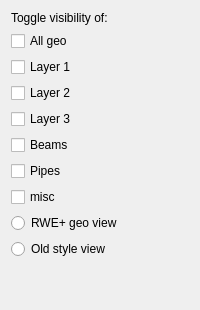
       <widget class="QWidget" name="VGeo">
        <attribute name="title">
         <string>Geo</string>
        </attribute>
        <layout class="QGridLayout" name="gridLayout_3">
         <item row="5" column="0">
          <widget class="QCheckBox" name="VGeoBeams">
           <property name="text">
            <string>Beams</string>
           </property>
          </widget>
         </item>
         <item row="8" column="0">
          <widget class="QRadioButton" name="VGeoRWEstyle">
           <property name="text">
            <string>RWE+ geo view</string>
           </property>
          </widget>
         </item>
         <item row="0" column="0">
          <widget class="QLabel" name="VGeolabel">
           <property name="text">
            <string>Toggle visibility of:</string>
           </property>
          </widget>
         </item>
         <item row="10" column="0">
          <spacer name="verticalSpacer_2">
           <property name="orientation">
            <enum>Qt::Orientation::Vertical</enum>
           </property>
           <property name="sizeHint" stdset="0">
            <size>
             <width>20</width>
             <height>40</height>
            </size>
           </property>
          </spacer>
         </item>
         <item row="7" column="0">
          <widget class="QCheckBox" name="VGeoMisc">
           <property name="text">
            <string>misc</string>
           </property>
          </widget>
         </item>
         <item row="1" column="0">
          <widget class="QCheckBox" name="VGeoAll">
           <property name="text">
            <string>All geo</string>
           </property>
          </widget>
         </item>
         <item row="3" column="0">
          <widget class="QCheckBox" name="VGeoLayer2">
           <property name="text">
            <string>Layer 2</string>
           </property>
          </widget>
         </item>
         <item row="2" column="0">
          <widget class="QCheckBox" name="VGeoLayer1">
           <property name="text">
            <string>Layer 1</string>
           </property>
          </widget>
         </item>
         <item row="6" column="0">
          <widget class="QCheckBox" name="VGeoThrowables">
           <property name="text">
            <string>Pipes</string>
           </property>
          </widget>
         </item>
         <item row="4" column="0">
          <widget class="QCheckBox" name="VGeoLayer3">
           <property name="text">
            <string>Layer 3</string>
           </property>
          </widget>
         </item>
         <item row="9" column="0">
          <widget class="QRadioButton" name="VGeoOldStyle">
           <property name="text">
            <string>Old style view</string>
           </property>
          </widget>
         </item>
        </layout>
       </widget>
